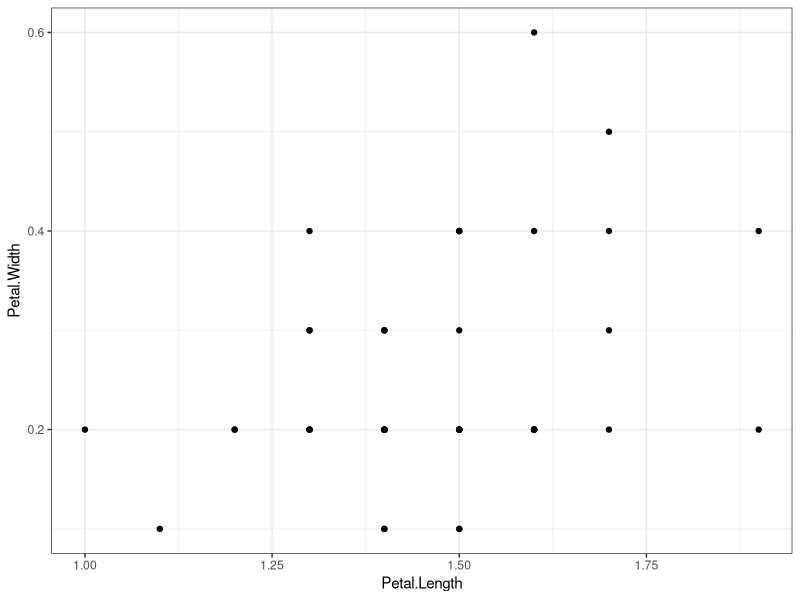
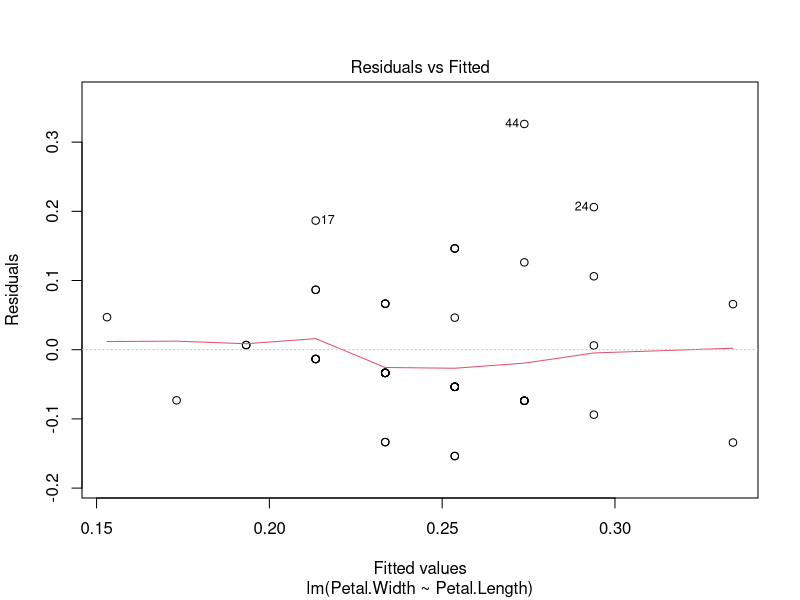
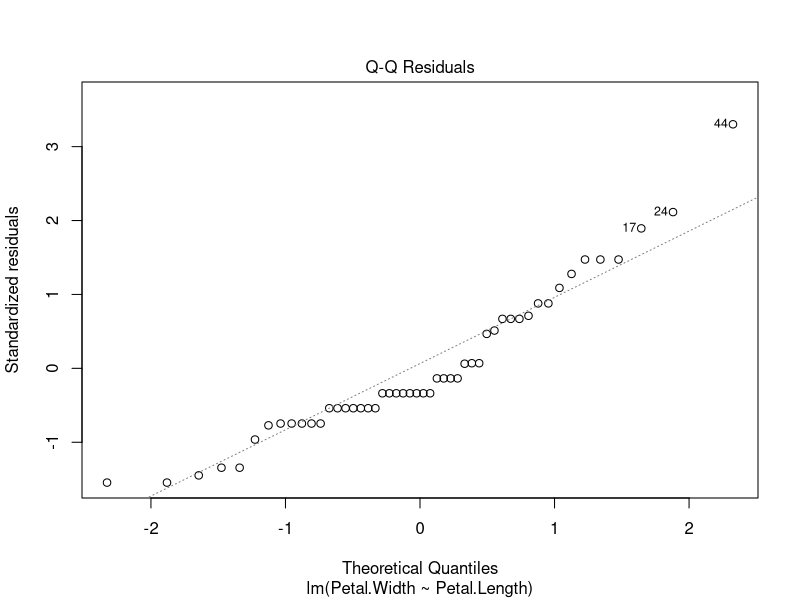
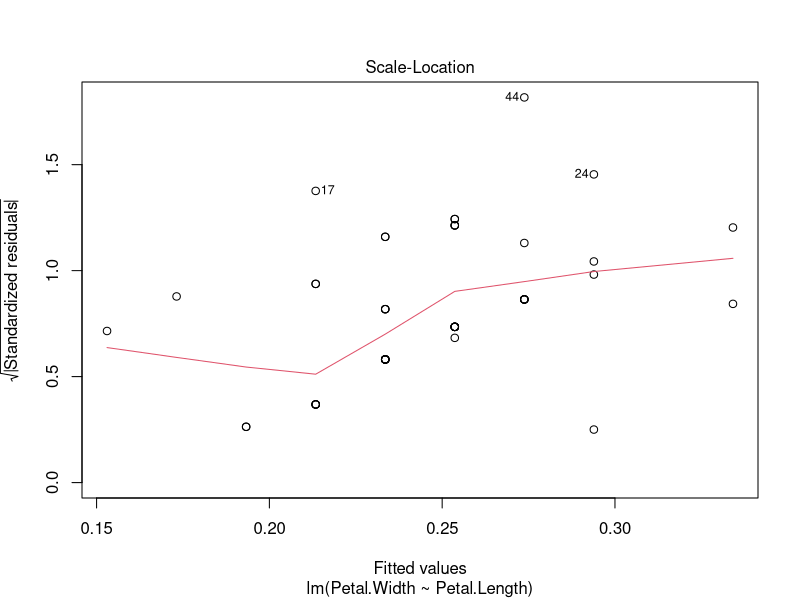
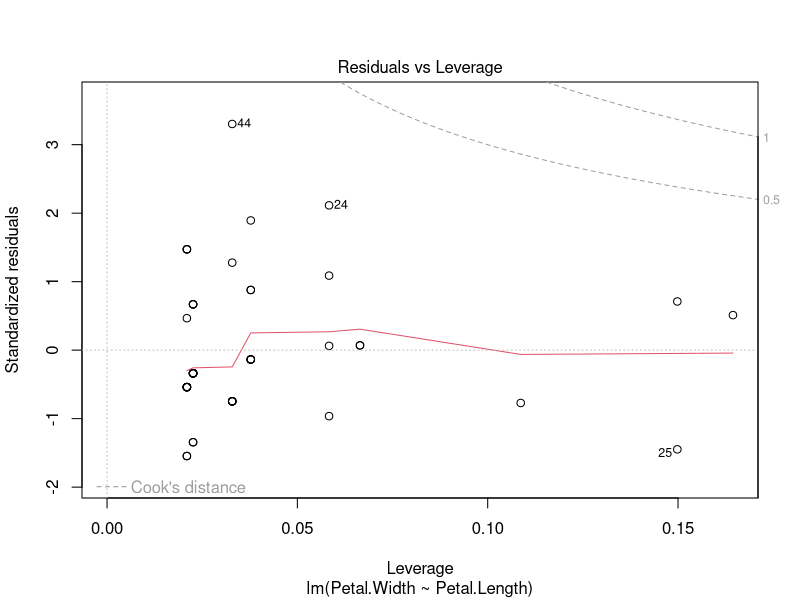
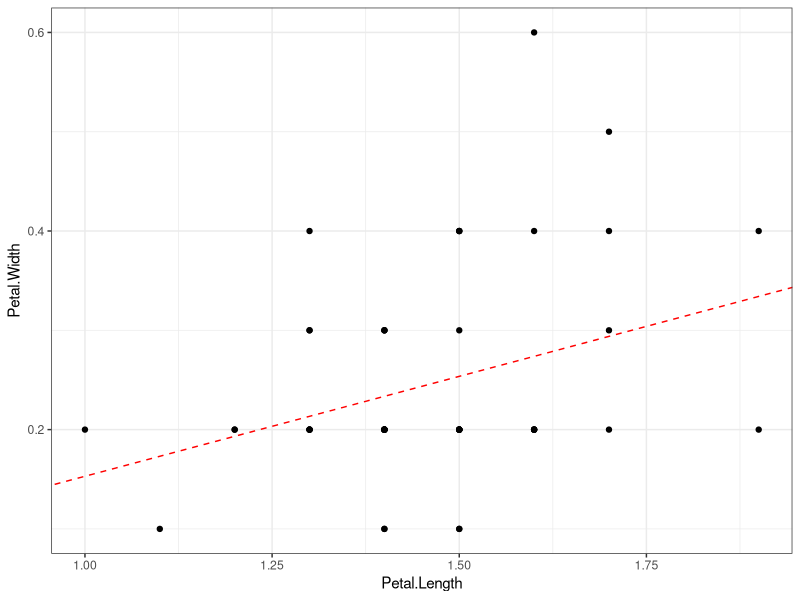
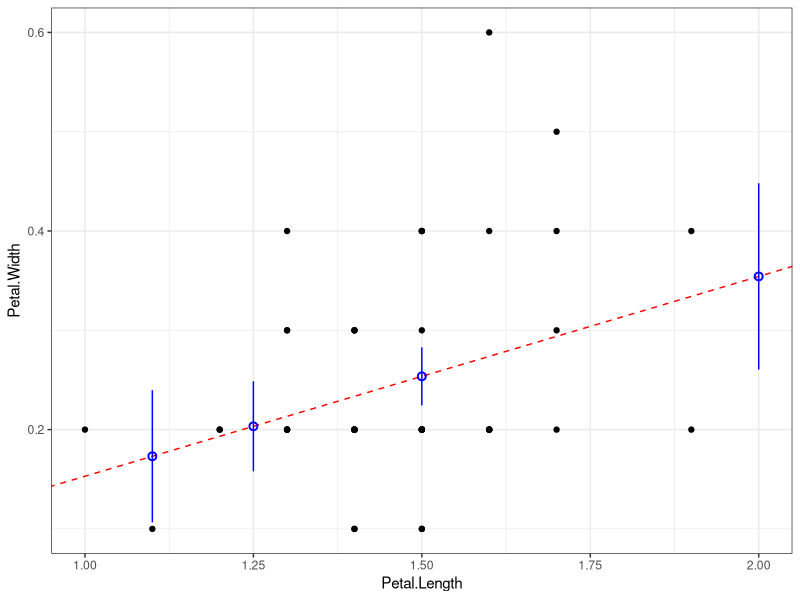
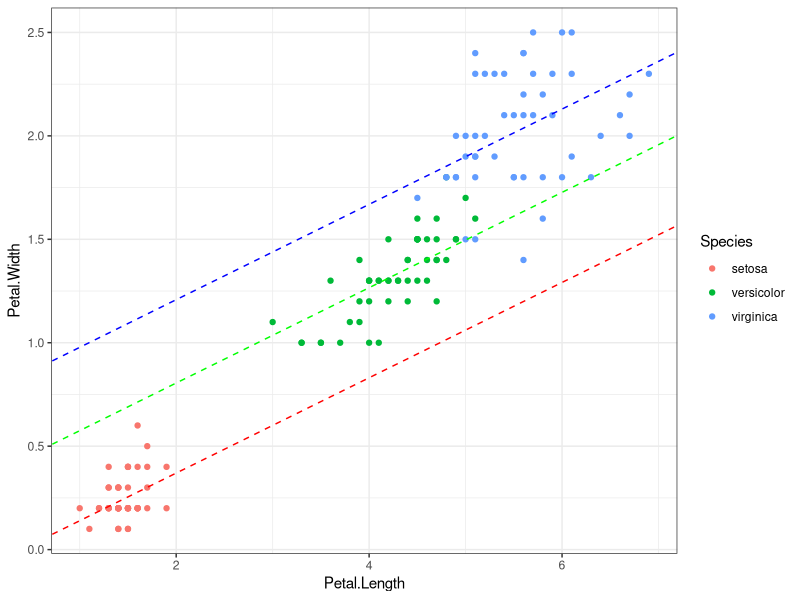

Generate these figures, in order, with R:
## ---- chunk 1
knitr::opts_chunk$set(echo = TRUE)
library(tidyverse)
## ---- chunk 2
glimpse(iris)
## ---- chunk 3
ggplot(data=iris %>% filter(Species == "setosa"),
       aes(y=Petal.Width, x=Petal.Length)) +
  theme_bw() +
  geom_point()
## ---- chunk 4
iris.lms <- lm(Petal.Width ~ Petal.Length, 
               data=iris %>% filter(Species == "setosa"))

#The summary function allows us to get the information we need
summary(iris.lms)
## ---- chunk 5
plot(iris.lms)
## ---- chunk 6
ggplot(data=iris %>% filter(Species == "setosa"),
       aes(y=Petal.Width, x=Petal.Length)) +
  theme_bw() +
  geom_point() +
  # we just add an "abline" with the slope frome the ESTIMATE for Petal.Length
  # and we use the (intercept) Estimate for intercept.
  geom_abline(slope=0.20125, intercept=-0.04822, linetype=2, colour="#FF0000")
## ---- chunk 7
#y = m * x + b
0.20125 * (1.8) + -0.04822
## ---- chunk 8
#create a new set of data with the same column name as our previous predictor variable.
newvalues <- data.frame(Petal.Length = c(1.1, 1.5, 1.25, 2))
#get the predictions and save them as a dataframe
iris.pred <- as.data.frame(predict(iris.lms, newvalues, interval="confidence"))
#take a quick look at the data.
glimpse(iris.pred)
#add the new data to the prediction data frame so we can plot it.
iris.pred$Petal.Length = newvalues$Petal.Length
## ---- chunk 9
ggplot(data=iris %>% filter(Species == "setosa"),
       aes(y=Petal.Width, x=Petal.Length)) +
  theme_bw() +
  geom_point() +
  geom_abline(slope=0.20125, intercept=-0.04822, linetype=2, colour="#FF0000") +
  geom_pointrange(data=iris.pred, aes(y=fit, ymin=lwr, ymax=upr,
                                      x=Petal.Length),
                  shape=1, colour="#0000FF")
## ---- chunk 10
iris.lmf <- lm(Petal.Width~Petal.Length * Species, data=iris)
iris.lmr <- lm(Petal.Width~Petal.Length + Species, data=iris)
summary(iris.lmf)
summary(iris.lmr)
anova(iris.lmf, iris.lmr) #choose the additive model
## ---- chunk 11
ggplot(data=iris,
       aes(y=Petal.Width, x=Petal.Length, colour=Species)) +
  theme_bw() +
  geom_point() +
  geom_abline(slope=0.23039, intercept=-0.09083, linetype=2, 
              colour="#FF0000") +
  geom_abline(slope=0.23039, intercept=-0.09083+0.43537, 
              linetype=2, colour="#00FF00") +
  geom_abline(slope=0.23039, intercept=-0.09038+0.83771, 
              linetype=2, colour="#0000FF")
## ---- chunk 12
newdata <- data.frame(Petal.Length = c(2.5, 2.75, 3.5),
                      Species = c("setosa", "versicolor", "virginica"))

pred <- as.data.frame(predict(iris.lmr, newdata, interval="prediction"))

iris.pred2 <- bind_cols(pred, newdata)
glimpse(iris.pred2)
## ---- chunk 13
ggplot(data=iris,
       aes(y=Petal.Width, x=Petal.Length, colour=Species)) +
  theme_bw() +
  geom_point() +
  geom_abline(slope=0.23039, intercept=-0.09083, colour="#FF0000") +
  geom_abline(slope=0.23039, intercept=-0.09083+0.43537, colour="#00FF00") +
  geom_abline(slope=0.23039, intercept=-0.09038+0.83771, colour="#0000FF") +
  geom_pointrange(data=iris.pred2,
  aes(y=fit, x=Petal.Length, 
  ymax=upr, ymin=lwr, colour=Species), shape=1)
## ---- chunk 14
bad.lm <- lm(Petal.Width ~ Petal.Length, data=iris)
summary(bad.lm)
ggplot(data=iris,
       aes(y=Petal.Width, x=Petal.Length, colour=Species)) +
  theme_bw() +
  geom_point() +
  #new line
  geom_abline(slope=0.416, intercept=-0.363, alpha=0.5, size=1.5) +
  geom_abline(slope=0.23039, intercept=-0.09083, 
              linetype=2, colour="#FF0000") +
  geom_abline(slope=0.23039, intercept=-0.09083+0.43537, 
              linetype=2, colour="#00FF00") +
  geom_abline(slope=0.23039, intercept=-0.09038+0.83771, 
              linetype=2, colour="#0000FF") +
  scale_x_continuous(limits=c(0,7.5))
## ---- chunk 15
plot(bad.lm)
#the QQ plot looks okay.
# the gap in residuals vs fitted gives should tell us there might be some grouping in our data that isn't in the model. Just like we would suspect from plotting the raw data.
## ---- chunk 16
#slope, new x, intercept
0.416 * 4.5 + -0.363
